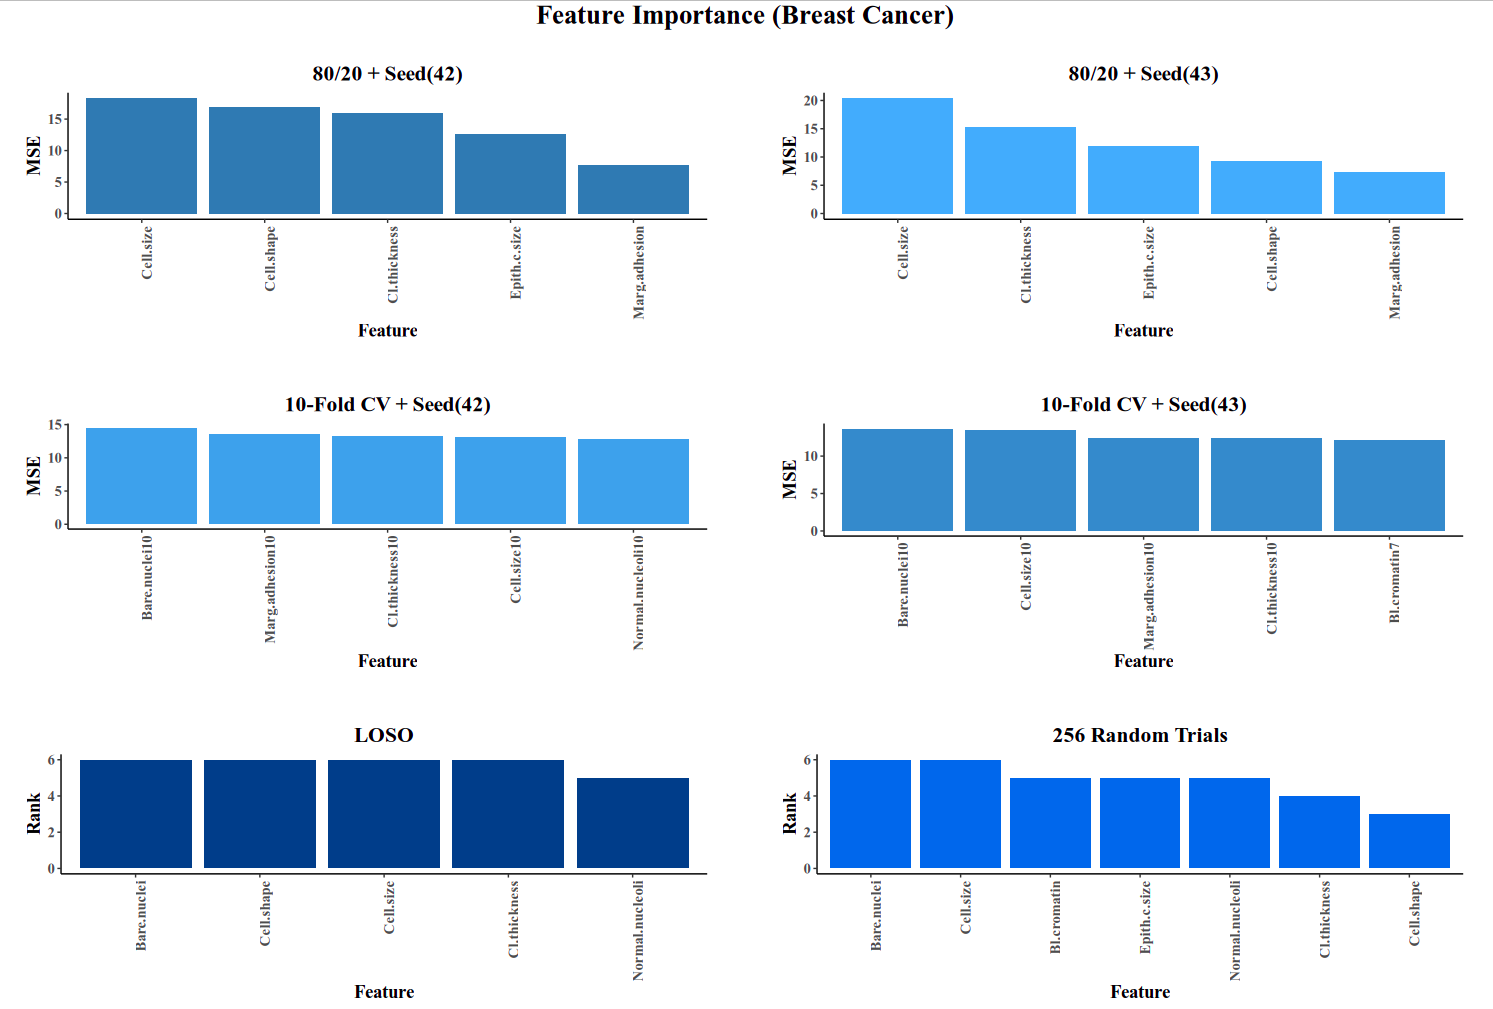

Reproduce this figure in R.
library(dplyr)
library(randomForest)
library(caret)
library(ggsci)
library(gridExtra)
library(grid)
library(viridis)

data <- read.csv("BreastCancer.csv")
data$Id <- NULL
data <- na.omit(data)

value_count <- 0
for (column in names(data))
{
  d <- unique(data[,column])
  value_count <- value_count + length(d)
}

############################################################################################################################################################################
# Single Trials, two different random seeds
############################################################################################################################################################################
set.seed(42)
temp <- data
a <- createDataPartition(temp$Class, p = 0.8, list=FALSE)
for (column in names(temp)) 
{
  temp[, column] <- as.factor(temp[, column])
}
train <- temp[a,]
test <- temp[-a,]
rf <- randomForest(Class ~ ., data=train, importance=TRUE)
varimp <- importance(rf)
varimp <- as.data.frame(varimp)
varimp$Features <- rownames(varimp)
rownames(varimp) <- NULL
names(varimp)[1] <- 'MSE'
plot1 <- ggplot(data=varimp[1:5,], aes(x=reorder(Features,-MSE), y=MSE)) +
  geom_bar(stat="identity", fill="steelblue") +
  theme_classic() + 
  ggtitle("80/20 + Seed(42)") +
  xlab("Feature") +
  theme(
    axis.title = element_text(size = 14, family="Times New Roman", face="bold"),
    axis.text = element_text(size = 11, family = "Times New Roman", face="bold"),
    plot.title = element_text(family = "Times New Roman", face="bold", size=16, hjust = 0.5),
    legend.text = element_text(family = "Times New Roman", face="bold", size=12),
    legend.title = element_blank(),
    axis.text.x = element_text(angle = 90, hjust = 1),
    plot.margin = unit(c(1,1,0.5,1), "cm")
  )

set.seed(43)
temp <- data
a <- createDataPartition(temp$Class, p = 0.8, list=FALSE)
for (column in names(temp)) 
{
  temp[, column] <- as.factor(temp[, column])
}
train <- temp[a,]
test <- temp[-a,]
rf <- randomForest(Class ~ ., data=train, importance=TRUE)
varimp <- importance(rf)
varimp <- as.data.frame(varimp)
varimp$Features <- rownames(varimp)
rownames(varimp) <- NULL
names(varimp)[1] <- 'MSE'
plot2 <- ggplot(data=varimp[1:5,], aes(x=reorder(Features,-MSE), y=MSE)) +
  geom_bar(stat="identity", fill="steelblue1") +
  theme_classic() + 
  ggtitle("80/20 + Seed(43)") +
  xlab("Feature") +
  theme(
    axis.title = element_text(size = 14, family="Times New Roman", face="bold"),
    axis.text = element_text(size = 11, family = "Times New Roman", face="bold"),
    plot.title = element_text(family = "Times New Roman", face="bold", size=16, hjust = 0.5),
    legend.text = element_text(family = "Times New Roman", face="bold", size=12),
    legend.title = element_blank(),
    axis.text.x = element_text(angle = 90, hjust = 1),
    plot.margin = unit(c(1,1,0.5,1), "cm")
  )

############################################################################################################################################################################
# 10-Fold CV, 10 Repeats
############################################################################################################################################################################
set.seed(42)
temp <- data
repeat_cv <- trainControl(method="repeatedcv", number=10, repeats=10)
a <- createDataPartition(temp$Class, p = 0.8, list=FALSE)
for (column in names(temp)) 
{
  temp[, column] <- as.factor(temp[, column])
}
train <- temp[a,]
test <- temp[-a,]
rf <- train(Class ~ ., data=train, importance=TRUE, method="rf", trControl=repeat_cv, metrics="Accuracy")
rf <- rf$finalModel
varimp <- importance(rf)
varimp <- as.data.frame(varimp)
varimp$Features <- rownames(varimp)
rownames(varimp) <- NULL
names(varimp)[1] <- 'MSE'
varimp <- varimp %>% 
  arrange(desc(MSE)) %>% 
  slice(1:10)
plot3 <- ggplot(data=varimp[1:5,], aes(x=reorder(Features,-MSE), y=MSE)) +
  geom_bar(stat="identity", fill="steelblue2") +
  theme_classic() + 
  ggtitle("10-Fold CV + Seed(42)") +
  xlab("Feature") +
  theme(
    axis.title = element_text(size = 14, family="Times New Roman", face="bold"),
    axis.text = element_text(size = 11, family = "Times New Roman", face="bold"),
    plot.title = element_text(family = "Times New Roman", face="bold", size=16, hjust = 0.5),
    legend.text = element_text(family = "Times New Roman", face="bold", size=12),
    legend.title = element_blank(),
    axis.text.x = element_text(angle = 90, hjust = 1),
    plot.margin = unit(c(1,1,0.5,1), "cm")
  )


set.seed(43)
temp <- data
repeat_cv <- trainControl(method="repeatedcv", number=10, repeats=10)
a <- createDataPartition(temp$Class, p = 0.8, list=FALSE)
for (column in names(temp)) 
{
  temp[, column] <- as.factor(temp[, column])
}
train <- temp[a,]
test <- temp[-a,]
rf <- train(Class ~ ., data=train, importance=TRUE, method="rf", trControl=repeat_cv, metrics="Accuracy")
rf <- rf$finalModel
varimp <- importance(rf)
varimp <- as.data.frame(varimp)
varimp$Features <- rownames(varimp)
rownames(varimp) <- NULL
names(varimp)[1] <- 'MSE'
varimp <- varimp %>% 
  arrange(desc(MSE)) %>% 
  slice(1:10)
plot4 <- ggplot(data=varimp[1:5,], aes(x=reorder(Features,-MSE), y=MSE)) +
  geom_bar(stat="identity", fill="steelblue3") +
  theme_classic() + 
  ggtitle("10-Fold CV + Seed(43)") +
  xlab("Feature") +
  theme(
    axis.title = element_text(size = 14, family="Times New Roman", face="bold"),
    axis.text = element_text(size = 11, family = "Times New Roman", face="bold"),
    plot.title = element_text(family = "Times New Roman", face="bold", size=16, hjust = 0.5),
    legend.text = element_text(family = "Times New Roman", face="bold", size=12),
    legend.title = element_blank(),
    axis.text.x = element_text(angle = 90, hjust = 1),
    plot.margin = unit(c(1,1,0.5,1), "cm")
  )

############################################################################################################################################################################
# LOSO
############################################################################################################################################################################
set.seed(42)
results <- data.frame(Trial=numeric(), Feature1=character(), Feature2=character(), Feature3=character(), Feature4=character(), Feature5=character(), ACC=numeric())
temp <- data
for (column in names(temp)) 
{
  temp[, column] <- as.factor(temp[, column])
}
for (trial in 1:nrow(data))
{
  train <- temp[-trial,]
  test <- temp[trial,]
  rf <- randomForest(Class ~ ., data=train, importance=TRUE)
  varimp <- importance(rf)
  varimp <- as.data.frame(varimp)
  varimp <- varimp[order(varimp$'MeanDecreaseAccuracy', decreasing = TRUE), ] %>% rownames()
  yhat <- predict(rf, test)
  acc <- (sum(yhat == test$Class) / nrow(test))
  results[nrow(results) + 1,] <- c(trial, varimp[1], varimp[2], varimp[3], varimp[4], varimp[5], acc)
}

accuracy <- sum(results$ACC=="1") / nrow(results) # 97.51
results$Trial <- as.numeric(results$Trial)
results$ACC <- as.numeric(results$ACC)
results <- results %>% arrange(ACC) %>% filter(ACC  > 0.5) # greater than chance

weights1 <- results %>% group_by(Feature1) %>% summarize(Weight = n()) %>% rename(Feature = Feature1)
weights2 <- results %>% group_by(Feature2) %>% summarize(Weight = n()) %>% rename(Feature = Feature2)
weights3 <- results %>% group_by(Feature3) %>% summarize(Weight = n()) %>% rename(Feature = Feature3)
weights4 <- results %>% group_by(Feature4) %>% summarize(Weight = n()) %>% rename(Feature = Feature4)
weights5 <- results %>% group_by(Feature5) %>% summarize(Weight = n()) %>% rename(Feature = Feature5)

importance <- rbind(weights1, weights2, weights3, weights4, weights5)
importance <- importance %>% group_by(Feature) %>% summarize(Weight=sum(Weight)) %>% arrange(desc(Weight)) %>% head(10)

# assign ranks based on weight
last_weight <- 9999999
last_rank <- 0
for (row in 1:5)
{
  if (importance[row, "Weight"] < last_weight)
  {
    last_weight <- as.numeric(importance[row, "Weight"])
    last_rank <- row
  }
  importance[row,"Rank"] <- last_rank
}
importance$Weight <- NULL

# deal with cases where weight/rank was the same, so column order in results can be swapped
duplicate_features <- importance %>% group_by(Rank) %>% filter(n() > 1) %>% ungroup() %>% distinct(Feature) %>% as.vector() %>% unlist()
# get that rank
duplicate_rank <- importance %>% na.omit() %>% filter(Feature %in% duplicate_features) %>% select(Rank) %>% distinct() %>% as.numeric() %>% unlist()
# add as rows back to importance table
for (feature in duplicate_features)
{
  for (rr in seq((duplicate_rank+1):(length(duplicate_features)-duplicate_rank)))
  {
    importance[nrow(importance) + 1,] <- list(feature, rr +1)
  }
}

importance <- importance %>% na.omit() %>% group_by(Feature) %>% summarise(Rank=sum(Rank)) %>% arrange(desc(Rank))
plot5 <- ggplot(data=importance, aes(x=reorder(Feature, -Rank), y=Rank)) +
  geom_bar(stat="identity", fill="dodgerblue4") +
  theme_classic() + 
  ggtitle("LOSO") +
  xlab("Feature") +
  theme(
    axis.title = element_text(size = 14, family="Times New Roman", face="bold"),
    axis.text = element_text(size = 11, family = "Times New Roman", face="bold"),
    plot.title = element_text(family = "Times New Roman", face="bold", size=16, hjust = 0.5),
    legend.text = element_text(family = "Times New Roman", face="bold", size=12),
    legend.title = element_blank(),
    axis.text.x = element_text(angle = 90, hjust = 1),
    plot.margin = unit(c(1,1,0.5,1), "cm")
  )

############################################################################################################################################################################
# 400 Trials
############################################################################################################################################################################
results <- data.frame(Trial=numeric(), Feature1=character(), Feature2=character(), Feature3=character(), Feature4=character(), Feature5=character(), ACC=numeric())
for (trial in 1:400)
{
  print(trial)
  set.seed(trial * 3)
  temp <- data
  a <- createDataPartition(temp$Class, p = 0.8, list=FALSE)
  for (column in names(temp)) 
  {
    temp[, column] <- as.factor(temp[, column])
  }
  train <- temp[a,]
  test <- temp[-a,]
  rf <- randomForest(Class ~ ., data=train, importance=TRUE)
  varimp <- importance(rf)
  varimp <- as.data.frame(varimp)
  varimp <- varimp[order(varimp$'MeanDecreaseAccuracy', decreasing = TRUE), ] %>% rownames()
  yhat <- predict(rf, test)
  acc <- (sum(yhat == test$Class) / nrow(test))
  results[nrow(results) + 1,] <- c(trial, varimp[1], varimp[2], varimp[3], varimp[4], varimp[5], acc)
}
results$Trial <- as.numeric(results$Trial)
results$ACC <- as.numeric(results$ACC)
results <- results %>% arrange(ACC) %>% filter(ACC  > 0.5) # greater than chance

weights1 <- results %>% group_by(Feature1) %>% summarize(Weight = n() ) %>% rename(Feature = Feature1)
weights2 <- results %>% group_by(Feature2) %>% summarize(Weight = n() ) %>% rename(Feature = Feature2)
weights3 <- results %>% group_by(Feature3) %>% summarize(Weight = n() ) %>% rename(Feature = Feature3)
weights4 <- results %>% group_by(Feature4) %>% summarize(Weight = n() ) %>% rename(Feature = Feature4)
weights5 <- results %>% group_by(Feature5) %>% summarize(Weight = n() ) %>% rename(Feature = Feature5)

importance <- rbind(weights1, weights2, weights3, weights4, weights5)
importance <- importance %>% group_by(Feature) %>% summarize(Weight=sum(Weight)) %>% arrange(desc(Weight)) %>% head(10)

# assign ranks based on weight
last_weight <- 9999999
last_rank <- 0
for (row in 1:5)
{
  if (importance[row, "Weight"] < last_weight)
  {
    last_weight <- as.numeric(importance[row, "Weight"])
    last_rank <- row
  }
  importance[row,"Rank"] <- last_rank
}
importance$Weight <- NULL

# deal with cases where weight/rank was the same, so column order in results can be swapped
duplicate_features <- importance %>% group_by(Rank) %>% filter(n() > 1) %>% ungroup() %>% distinct(Feature) %>% as.vector() %>% unlist()
# get that rank
duplicate_rank <- importance %>% na.omit() %>% filter(Feature %in% duplicate_features) %>% select(Rank) %>% distinct() %>% as.numeric() %>% unlist()
# add as rows back to importance table
for (feature in duplicate_features)
{
  for (rr in seq((duplicate_rank+1):(length(duplicate_features)-duplicate_rank)))
  {
    importance[nrow(importance) + 1,] <- list(feature, rr +1)
  }
}

# filter down our results
for (index in 1:5)
{
  subset <- unique(importance[importance$Rank==index, "Feature"]) %>% unlist()
  results <- results %>% filter(get(paste("Feature", index,sep="")) %in% subset)
}
results <- results[order(results$Trial, decreasing = FALSE), ]
results$Diff <- results$Trial - dplyr::lag(results$Trial, n = 1)
results <- results[results$Diff == min(results$Diff, na.rm = TRUE),] %>% na.omit()
results$Diff <- results$Trial - dplyr::lag(results$Trial, n = 1)
results <- results %>% arrange(Diff) %>% head(1)
min_trial <- results$Trial # minimum number of trials required to provide stable feature importance = 256

# Bare.nuclei, Cell.size, Cell.shape, Cl.thickness, Normal.nucleoli = 0.9705882
importance <- importance %>% na.omit() %>% group_by(Feature) %>% summarise(Rank=sum(Rank)) %>% arrange(desc(Rank))
plot6 <- ggplot(data=importance, aes(x=reorder(Feature, -Rank), y=Rank)) +
  geom_bar(stat="identity", fill="dodgerblue2") +
  theme_classic() + 
  ggtitle("256 Random Trials") +
  xlab("Feature") +
  theme(
    axis.title = element_text(size = 14, family="Times New Roman", face="bold"),
    axis.text = element_text(size = 11, family = "Times New Roman", face="bold"),
    plot.title = element_text(family = "Times New Roman", face="bold", size=16, hjust = 0.5),
    legend.text = element_text(family = "Times New Roman", face="bold", size=12),
    legend.title = element_blank(),
    axis.text.x = element_text(angle = 90, hjust = 1),
    plot.margin = unit(c(1,1,0.5,1), "cm")
  )

# plot grid of results
title <- textGrob("Feature Importance (Breast Cancer)", gp = gpar(fontsize = 20, fontface = "bold", fontfamily="Times New Roman"))
grid.arrange(arrangeGrob(plot1, plot2, plot3, plot4, plot5, plot6, nrow = 3, top = title))
